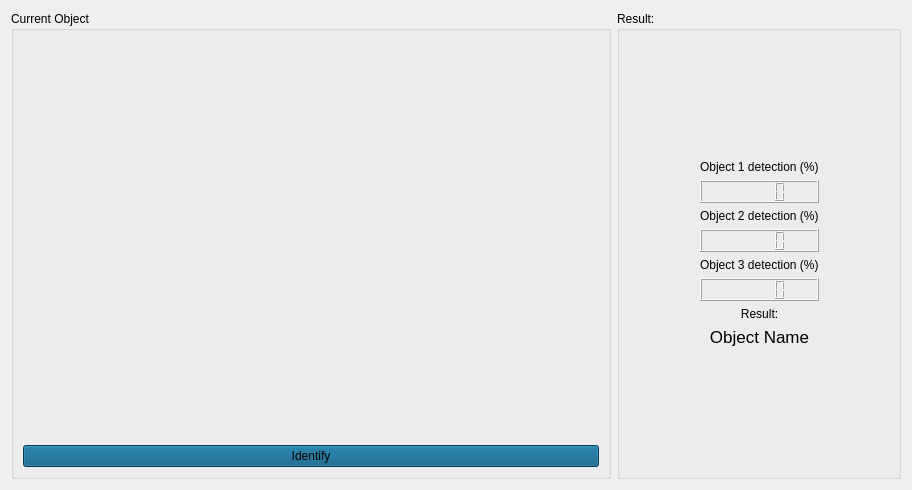
     <widget class="QWidget" name="identify">
      <layout class="QHBoxLayout" name="horizontalLayout_8">
       <item>
        <widget class="QGroupBox" name="groupBox_9">
         <property name="minimumSize">
          <size>
           <width>600</width>
           <height>0</height>
          </size>
         </property>
         <property name="title">
          <string>Current Object</string>
         </property>
         <layout class="QVBoxLayout" name="verticalLayout_15">
          <item>
           <widget class="QWidget" name="detectionGraph" native="true"/>
          </item>
          <item>
           <widget class="QPushButton" name="identifyButton">
            <property name="styleSheet">
             <string notr="true">background-color: rgb(0, 85, 127);</string>
            </property>
            <property name="text">
             <string>Identify</string>
            </property>
           </widget>
          </item>
         </layout>
        </widget>
       </item>
       <item>
        <widget class="QGroupBox" name="groupBox_5">
         <property name="maximumSize">
          <size>
           <width>290</width>
           <height>16777215</height>
          </size>
         </property>
         <property name="title">
          <string>Result:</string>
         </property>
         <layout class="QGridLayout" name="gridLayout">
          <item row="0" column="1">
           <spacer name="verticalSpacer_7">
            <property name="orientation">
             <enum>Qt::Vertical</enum>
            </property>
            <property name="sizeHint" stdset="0">
             <size>
              <width>20</width>
              <height>111</height>
             </size>
            </property>
           </spacer>
          </item>
          <item row="1" column="0">
           <spacer name="horizontalSpacer_7">
            <property name="orientation">
             <enum>Qt::Horizontal</enum>
            </property>
            <property name="sizeHint" stdset="0">
             <size>
              <width>62</width>
              <height>18</height>
             </size>
            </property>
           </spacer>
          </item>
          <item row="1" column="1">
           <widget class="QWidget" name="widget_15" native="true">
            <layout class="QVBoxLayout" name="verticalLayout_11">
             <item>
              <widget class="QLabel" name="label_39">
               <property name="text">
                <string>Object 1 detection (%)</string>
               </property>
              </widget>
             </item>
             <item>
              <widget class="QLCDNumber" name="object1_result"/>
             </item>
             <item>
              <widget class="QLabel" name="label_59">
               <property name="text">
                <string>Object 2 detection (%)</string>
               </property>
              </widget>
             </item>
             <item>
              <widget class="QLCDNumber" name="object2_result"/>
             </item>
             <item>
              <widget class="QLabel" name="label_40">
               <property name="text">
                <string>Object 3 detection (%)</string>
               </property>
              </widget>
             </item>
             <item>
              <widget class="QLCDNumber" name="object3_result"/>
             </item>
             <item>
              <widget class="QLabel" name="label_42">
               <property name="text">
                <string>Result:</string>
               </property>
               <property name="alignment">
                <set>Qt::AlignCenter</set>
               </property>
              </widget>
             </item>
             <item>
              <widget class="QLabel" name="objectName_result">
               <property name="font">
                <font>
                 <pointsize>13</pointsize>
                </font>
               </property>
               <property name="text">
                <string>Object Name</string>
               </property>
               <property name="alignment">
                <set>Qt::AlignCenter</set>
               </property>
              </widget>
             </item>
            </layout>
           </widget>
          </item>
          <item row="1" column="2">
           <spacer name="horizontalSpacer_8">
            <property name="orientation">
             <enum>Qt::Horizontal</enum>
            </property>
            <property name="sizeHint" stdset="0">
             <size>
              <width>61</width>
              <height>20</height>
             </size>
            </property>
           </spacer>
          </item>
          <item row="2" column="1">
           <spacer name="verticalSpacer_8">
            <property name="orientation">
             <enum>Qt::Vertical</enum>
            </property>
            <property name="sizeHint" stdset="0">
             <size>
              <width>20</width>
              <height>111</height>
             </size>
            </property>
           </spacer>
          </item>
         </layout>
        </widget>
       </item>
      </layout>
     </widget>
